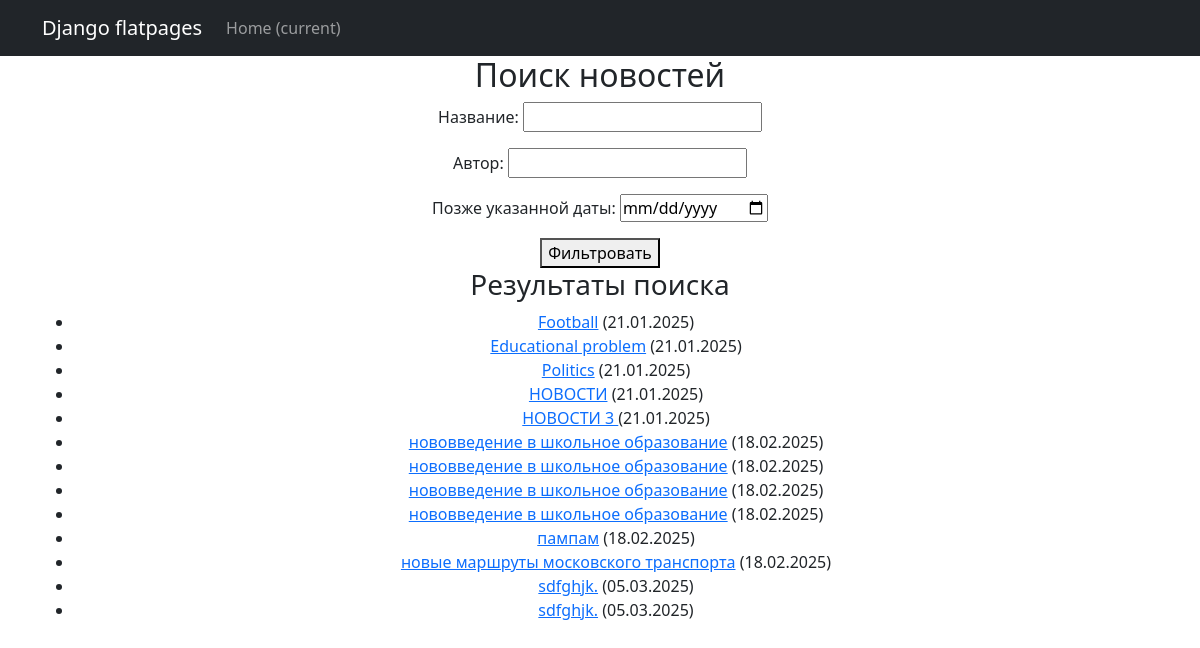
The app's page /news/search/ with its own data.
### news/models.py (models this page shows, shortened)
class Post(models.Model):
    ARTICLE = 'AR'
    NEWS = 'NW'
    TYPES = (
        (ARTICLE, 'Статья'),
        (NEWS, 'Новость')
    )
    author = models.ForeignKey(Author, on_delete = models.CASCADE)
    post_type = models.CharField(max_length=2, choices= TYPES, default=ARTICLE)
    created_at = models.DateTimeField(auto_now_add=True)
    category = models.ManyToManyField(Category, through= 'PostCategory')
    title = models.CharField(max_length=255)
    text = models.TextField()
    rating = models.IntegerField(default=0)
    def __init__(self, *args, **kwargs):
        super().__init__(*args, **kwargs)  # Передаем аргументы корректно

### news/views.py (the view)
# urls.py: path('search/', NewsSearch.as_view(), name='news_search'),
class NewsSearch(ListView):
    model = Post
    template_name = 'news_search.html'
    context_object_name = 'news'
    def get_queryset(self):
        queryset = super().get_queryset()
        self.filterset = PostFilter(self.request.GET, queryset=queryset)
        return self.filterset.qs
    def get_context_data(self, **kwargs):
        context = super().get_context_data(**kwargs)
        context['filterset'] = self.filterset
        return context

### templates/news_search.html (shortened to what this page needs)
{% extends 'flatpages/default.html' %}
{% load custom_filters %}
{% load custom_tags %}
{% block content %}
<h2>Поиск новостей</h2>
<form method="get">
    {{ filterset.form.as_p }}
    <button type="submit">Фильтровать</button>
</form>
<h3>Результаты поиска</h3>
<ul>
    {% for new in news %}
        <li>
            <a href="{% url 'news_detail' new.id %}">{{ new.title }}</a> ({{ new.created_at|date:"d.m.Y" }})
        </li>
    {% endfor %}
</ul>
{% endblock %}

### records on screen
Post: title "Football", created_at "21.01.2025"
Post: title "Educational problem", created_at "21.01.2025"
Post: title "Politics", created_at "21.01.2025"
Post: title "НОВОСТИ", created_at "21.01.2025"
Post: title "НОВОСТИ 3", created_at "21.01.2025"
Post: title "нововведение в школьное образование", created_at "18.02.2025"
Post: title "нововведение в школьное образование", created_at "18.02.2025"
Post: title "нововведение в школьное образование", created_at "18.02.2025"
Post: title "нововведение в школьное образование", created_at "18.02.2025"
Post: title "пампам", created_at "18.02.2025"
Post: title "новые маршруты московского транспорта", created_at "18.02.2025"
Post: title "sdfghjk.", created_at "05.03.2025"
Post: title "sdfghjk.", created_at "05.03.2025"
